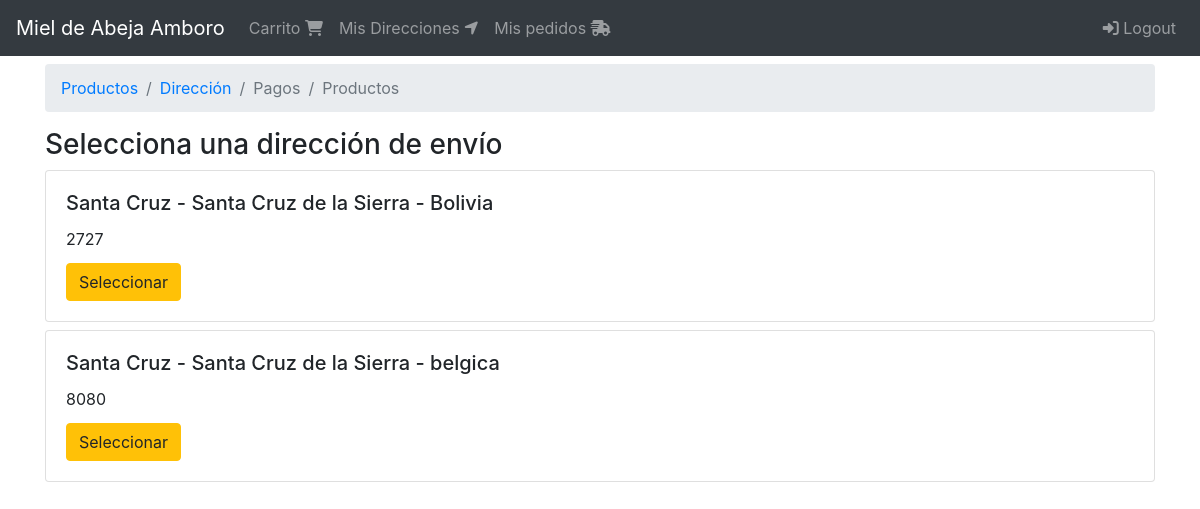
The page /orden/seleccionar/direccion (signed in) on the database as committed earlier.
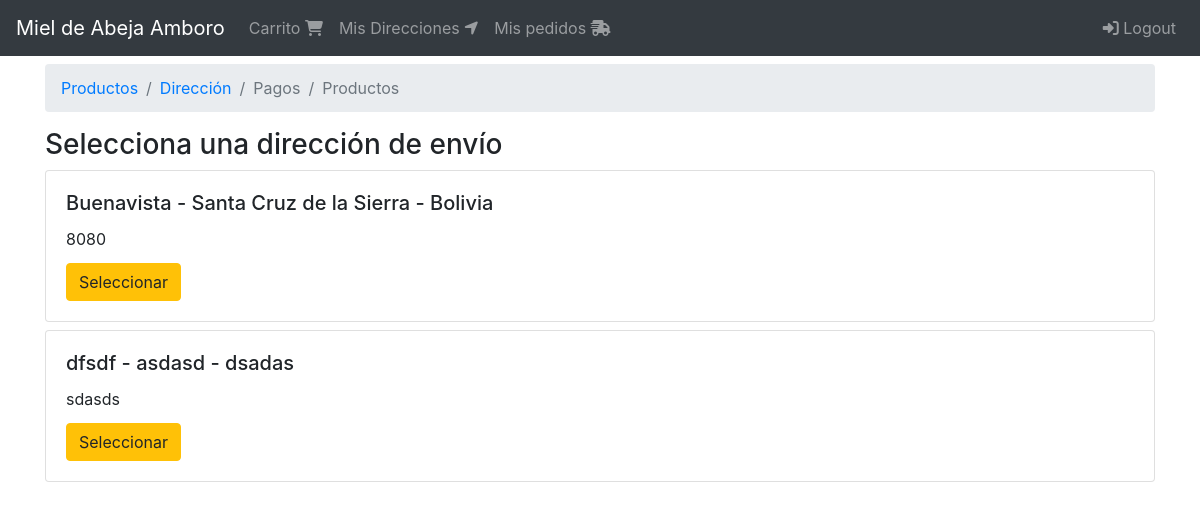
The same page on the database as committed later.
### shipping_addresses/models.py (models this page shows, shortened)
class ShippingAddress(models.Model):
    user = models.ForeignKey(User, null=False, blank=False, on_delete=models.CASCADE)
    line1 = models.CharField(max_length=200)
    line2 = models.CharField(max_length=200, blank=True)
    city = models.CharField(max_length=100)
    state = models.CharField(max_length=100)
    country = models.CharField(max_length=50)
    reference = models.CharField(max_length=300)
    postal_code = models.CharField(max_length=10, null=False, blank=False) #zip
    default = models.BooleanField(default=False)
    created_at = models.DateTimeField(auto_now_add=True)
    @property
    def address(self):
        return '{} - {} - {}'.format(self.city, self.state, self.country)

### orders/views.py (the view)
# urls.py: path('seleccionar/direccion', views.select_address, name='select_address'),
@login_required(login_url='login')
def select_address(request):
    shipping_addresses = request.user.shippingaddress_set.all()
    return render(request, 'orders/select_address.html', {
        'breadcrumb': breadcrumb(address=True),
        'shipping_addresses': shipping_addresses
    })

### orders/utils.py (called while the page is built)
def breadcrumb(products=True, address=False, payment=False, confirmation=False):
    return [
        {'tittle':'Productos', 'active':products, 'url': reverse('orders:order') },
        {'tittle':'Dirección', 'active':address, 'url': reverse('orders:address') },
        {'tittle':'Pagos','active':payment, 'url': reverse('orders:order')},
        {'tittle':'Productos','active':confirmation, 'url': reverse('orders:order')},
    ]

### orders/templates/orders/select_address.html
{% extends 'base.html' %}
{% block breadcrumb %}
  {% include 'orders/snippets/breadcrumb.html' %}
{% endblock %}
{% block content %}
  <div class="col">
    <div class="h3">
      Selecciona una dirección de envío
    </div>
    <div class="mt-2">
      {% for shipping_address in shipping_addresses %}
        <div class="card mb-2">
          <div class="card-body">
            <h5 class="card-title">{{ shipping_address.address }}</h5>
            <p class="card-title">{{ shipping_address.postal_code }}</p>
            <a href="{% url 'orders:check_address' shipping_address.pk %}" class="btn btn-warning">
              Seleccionar
            </a>
          </div>
        </div>
      {% endfor %}
    </div>
  </div>
{% endblock %}

Rows that differ between the two databases and show on the page:
removed ShippingAddress: address "Santa Cruz - Santa Cruz de la Sierra - Bolivia", postal_code "2727"
removed ShippingAddress: address "Santa Cruz - Santa Cruz de la Sierra - belgica", postal_code "8080"
added ShippingAddress: address "Buenavista - Santa Cruz de la Sierra - Bolivia", postal_code "8080"
added ShippingAddress: address "dfsdf - asdasd - dsadas", postal_code "sdasds"
